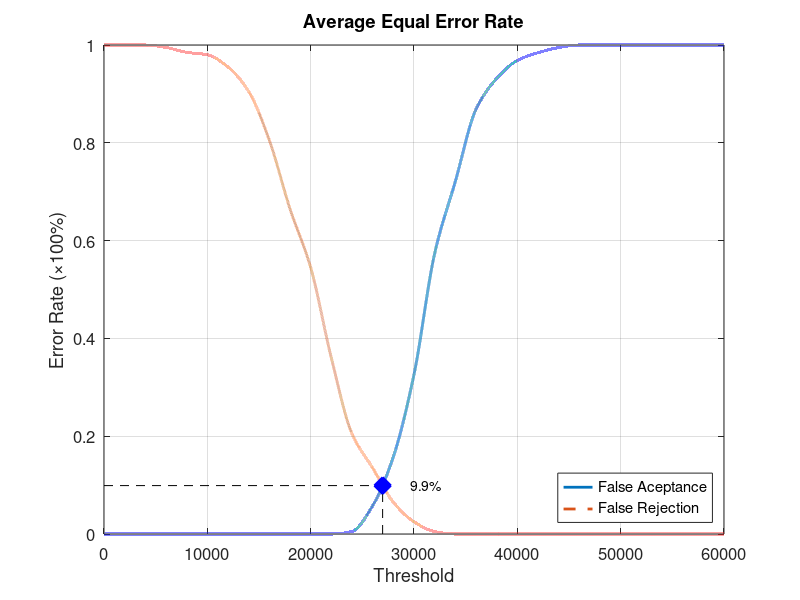
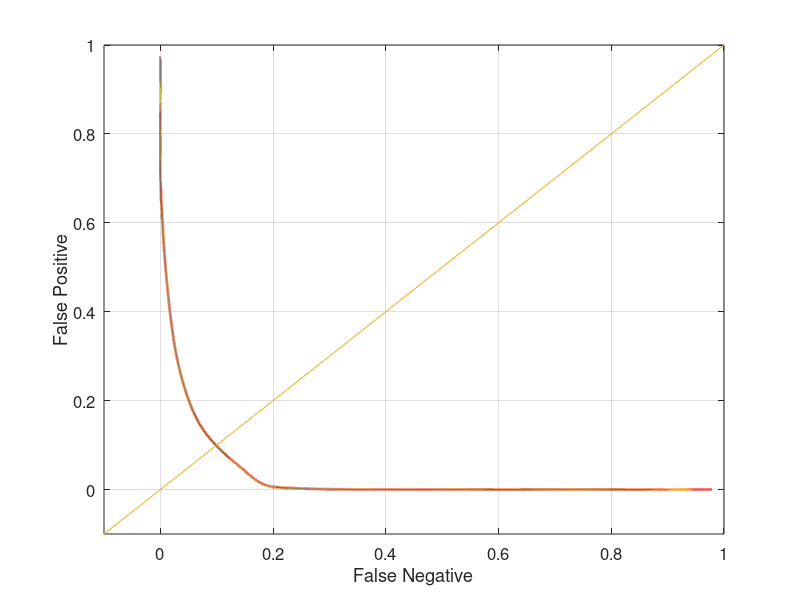

MATLAB code for these plots, in order:
function yEER = Database5_4
close all;
clear;
clc;
x = 0:2000:60000;
xq = 0:0.5:60000;

y0 = [0 0 0 0 0 0 0 0 0 0 0 0 0.00526316 0.0578947 0.157895 0.326316 0.573684 0.721053 0.868421 0.931579 0.968421 0.984211 0.994737 1 1 1 1 1 1 1 1];
yy0 = interp1(x, y0, xq, 'pchip');
y1 = [1 1 1 0.995 0.985 0.98 0.955 0.905 0.805 0.665 0.545 0.36 0.205 0.135 0.065 0.025 0.005 0 0 0 0 0 0 0 0 0 0 0 0 0 0];
yy1 = interp1(x, y1, xq, 'pchip');

% Calculating EER: 
y2 = abs(y0 - y1);
find(y2 == min(y2))
yy2 = abs(yy0 - yy1);
xEER = find(yy2 == min(yy2));
xEERIndex = xq(xEER) % X-axis EER
yEER = yy0(xEER) % Y-axis EER

main = figure
plot(xq, yy0,'-','LineWidth', 2);	hold on
plot(xq, yy1,'--','LineWidth', 2);	hold on
plot([xEERIndex xEERIndex], [0 yEER], 'k--');	hold on
plot([0 xEERIndex], [yEER yEER], 'k--');	hold on
plot(xEERIndex, yEER, 'bx', 'LineWidth', 10);	hold on
text(xEERIndex + 10 * xEERIndex / 100, yEER, [num2str(round((10000 * yEER)) / 100) '%'])
legend('False Aceptance', 'False Rejection', 'Location', 'SouthEast')
xlabel('Threshold')
ylabel('Error Rate (\times100%)')
title('Average Equal Error Rate')
set(gca, 'FontSize', 12)
axis([0 60000 0 1])
grid on

print(main, 'Database5_4Main', '-dpng');
FNRxFPR = figure('Color', [1 1 1]);
plot(yy1, yy0, '-', yy1, yy0, 'LineWidth', 2);
hold on
y = -0.1:0.1:1
plot(y, y); 
set(gca, 'FontSize', 12)
xlabel('False Negative')
ylabel('False Positive')
axis([-0.1 1 -0.1 1])
set(gca, 'FontSize', 12)
grid on

print(FNRxFPR, 'Database5_4FNRxFPR','-dpng');
end
